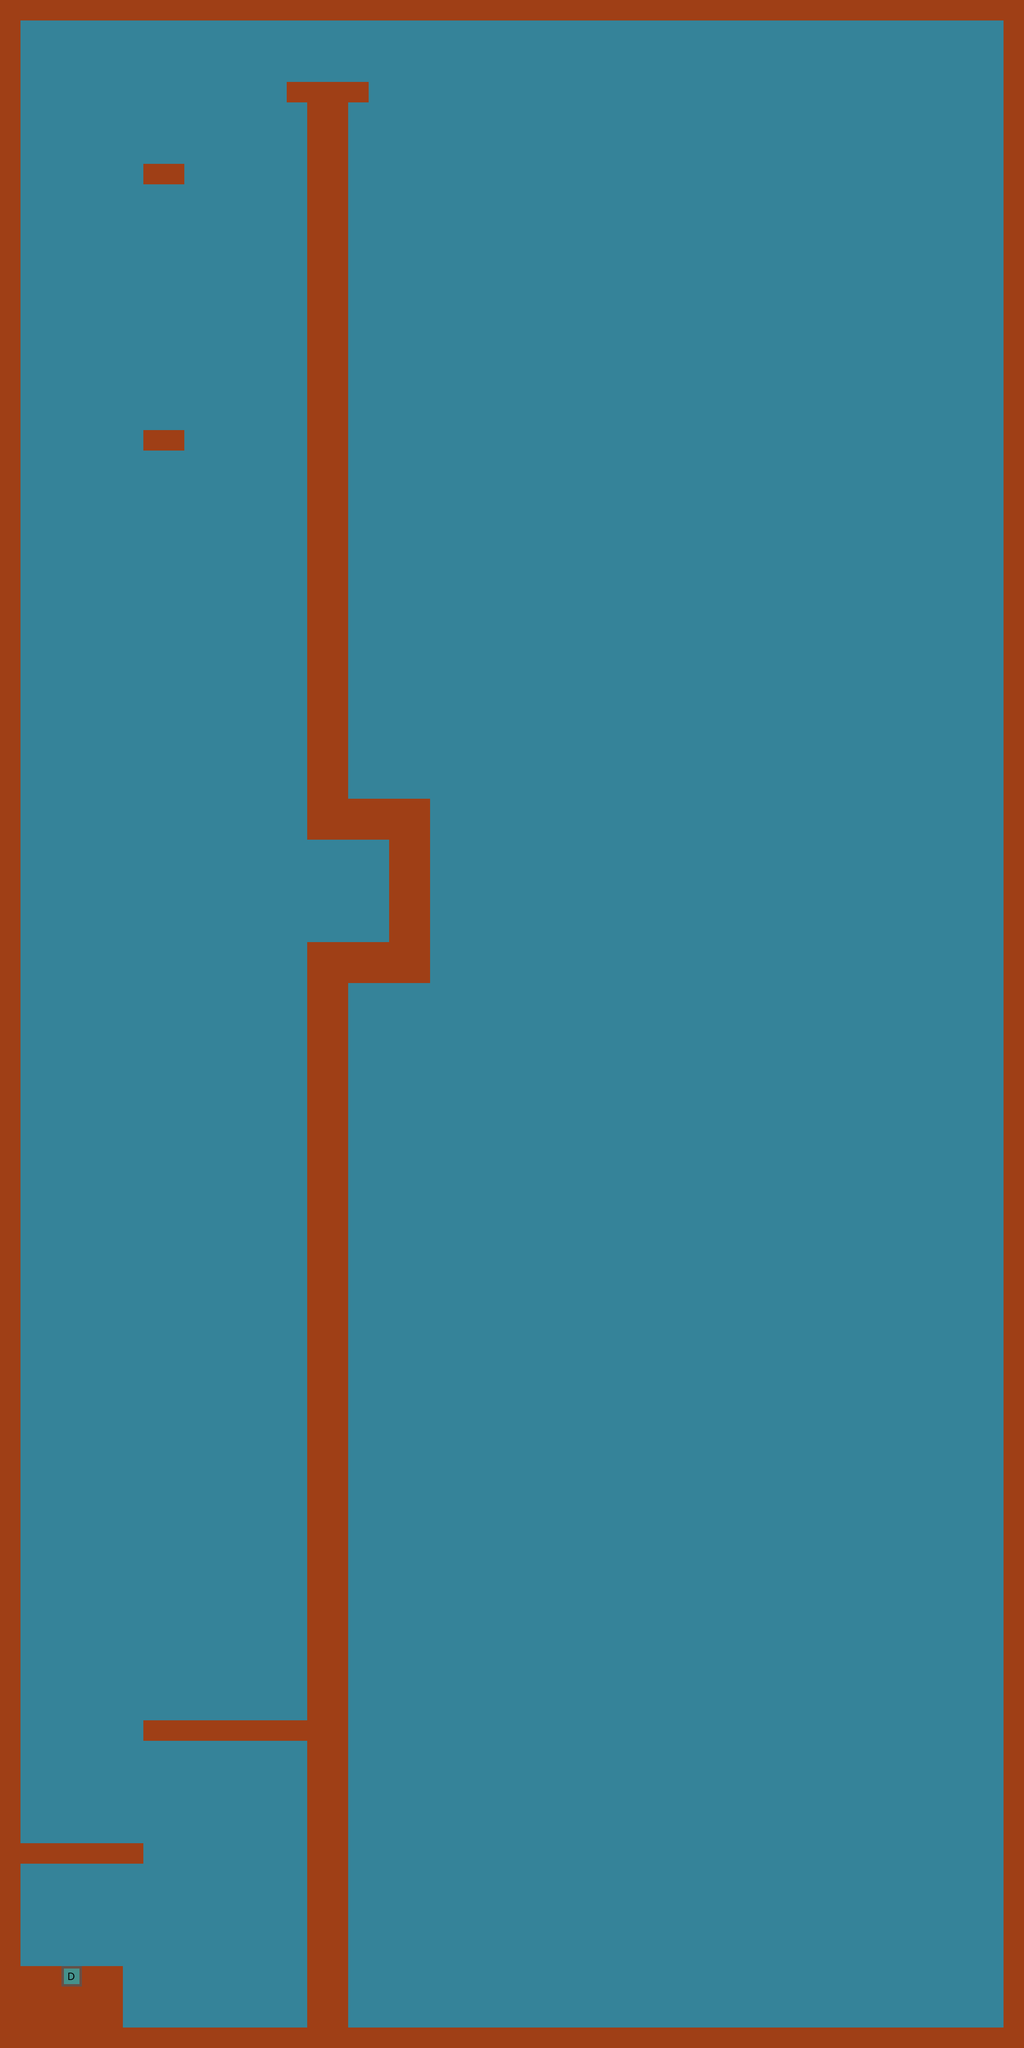

Rendered tile map (Tiled .tmx) drawn with the repository's tilesets; below, a short description and the map source with its tile grids summarised:
An orthogonal 50x100 tile map with 50x50 px tiles, 1 tile layer (Calque de Tile 1) and 57 objects.

<map version="1.0" orientation="orthogonal" width="50" height="100" tilewidth="50" tileheight="50">
 <tileset firstgid="1" name="tileset1" tilewidth="50" tileheight="50">
  <image source="tileset1.png" width="500" height="100" />
 </tileset>
 <layer name="Calque de Tile 1" width="50" height="100">
  <data>[5000 cells, 5000 non-empty, 3 distinct tile ids]</data>
 </layer>
 <objectgroup name="Calque d'objets 1" width="50" height="100">
  <object gid="8" x="300" y="4950" />
  <object gid="8" x="350" y="4950" />
  <object gid="8" x="450" y="4950" />
  <object gid="8" x="400" y="4950" />
  <object gid="8" x="500" y="4950" />
  <object gid="8" x="600" y="4950" />
  <object gid="8" x="550" y="4950" />
  <object gid="8" x="650" y="4950" />
  <object gid="8" x="700" y="4950" />
  <object gid="18" x="50" y="4000" />
  <object gid="18" x="50" y="3950" />
  <object gid="18" x="50" y="3900" />
  <object gid="19" x="700" y="3700" />
  <object gid="19" x="700" y="3650" />
  <object gid="19" x="700" y="3600" />
  <object gid="18" x="50" y="3400" />
  <object gid="18" x="50" y="3350" />
  <object gid="18" x="50" y="3300" />
  <object gid="19" x="700" y="3050" />
  <object gid="19" x="700" y="3000" />
  <object gid="18" x="50" y="2800" />
  <object gid="19" x="700" y="3100" />
  <object gid="18" x="50" y="2750" />
  <object gid="18" x="50" y="2700" />
  <object gid="19" x="700" y="2400" />
  <object gid="19" x="700" y="2500" />
  <object gid="19" x="700" y="2450" />
  <object gid="19" x="700" y="1350" />
  <object gid="19" x="700" y="1950" />
  <object gid="19" x="700" y="1450" />
  <object gid="18" x="50" y="1750" />
  <object gid="19" x="700" y="1400" />
  <object gid="19" x="700" y="2050" />
  <object gid="18" x="50" y="1700" />
  <object gid="18" x="50" y="1650" />
  <object gid="19" x="700" y="2000" />
  <object gid="18" x="50" y="1100" />
  <object gid="19" x="700" y="750" />
  <object gid="18" x="50" y="1050" />
  <object gid="19" x="700" y="850" />
  <object gid="19" x="700" y="800" />
  <object gid="18" x="50" y="1150" />
  <object gid="11" x="200" y="1650">
   <properties>
    <property name="direction" value="gauche" />
   </properties>
  </object>
  <object gid="11" x="200" y="1350">
   <properties>
    <property name="direction" value="gauche" />
   </properties>
  </object>
  <object gid="11" x="250" y="1700">
   <properties>
    <property name="direction" value="gauche" />
   </properties>
  </object>
  <object gid="11" x="100" y="1450">
   <properties>
    <property name="direction" value="gauche" />
   </properties>
  </object>
  <object gid="11" x="350" y="1050">
   <properties>
    <property name="direction" value="haut" />
   </properties>
  </object>
  <object gid="11" x="400" y="550">
   <properties>
    <property name="direction" value="haut" />
   </properties>
  </object>
  <object gid="14" x="850" y="2200" />
  <object gid="15" x="850" y="200" />
  <object gid="15" x="850" y="150" />
  <object gid="15" x="850" y="100" />
  <object gid="16" x="750" y="100">
   <properties>
    <property name="number" value="10" />
   </properties>
  </object>
  <object gid="16" x="800" y="100">
   <properties>
    <property name="number" value="10" />
   </properties>
  </object>
  <object gid="15" x="700" y="100" />
  <object gid="15" x="700" y="200" />
  <object gid="15" x="700" y="150" />
 </objectgroup>
</map>
